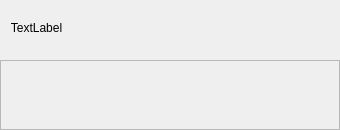
<?xml version="1.0" encoding="UTF-8"?>
<ui version="4.0">
 <class>GifFramePreviewer</class>
 <widget class="QFrame" name="GifFramePreviewer">
  <property name="geometry">
   <rect>
    <x>0</x>
    <y>0</y>
    <width>340</width>
    <height>130</height>
   </rect>
  </property>
  <property name="windowTitle">
   <string>Frame</string>
  </property>
  <property name="frameShape">
   <enum>QFrame::NoFrame</enum>
  </property>
  <layout class="QVBoxLayout" name="verticalLayout" stretch="10,4">
   <property name="leftMargin">
    <number>0</number>
   </property>
   <property name="rightMargin">
    <number>0</number>
   </property>
   <property name="bottomMargin">
    <number>0</number>
   </property>
   <item>
    <widget class="QFrame" name="frame">
     <property name="frameShape">
      <enum>QFrame::NoFrame</enum>
     </property>
     <widget class="QLabel" name="previewLabel">
      <property name="geometry">
       <rect>
        <x>8</x>
        <y>8</y>
        <width>57</width>
        <height>18</height>
       </rect>
      </property>
      <property name="text">
       <string>TextLabel</string>
      </property>
      <property name="alignment">
       <set>Qt::AlignCenter</set>
      </property>
     </widget>
    </widget>
   </item>
   <item>
    <widget class="QScrollArea" name="scrollArea">
     <property name="widgetResizable">
      <bool>true</bool>
     </property>
     <property name="alignment">
      <set>Qt::AlignCenter</set>
     </property>
     <widget class="QWidget" name="scrollAreaWidgetContents">
      <property name="geometry">
       <rect>
        <x>0</x>
        <y>0</y>
        <width>336</width>
        <height>70</height>
       </rect>
      </property>
      <layout class="QGridLayout" name="gridLayout">
       <item row="0" column="0">
        <widget class="QWidget" name="thumbsHolder" native="true"/>
       </item>
      </layout>
     </widget>
    </widget>
   </item>
  </layout>
 </widget>
 <resources/>
 <connections/>
</ui>
